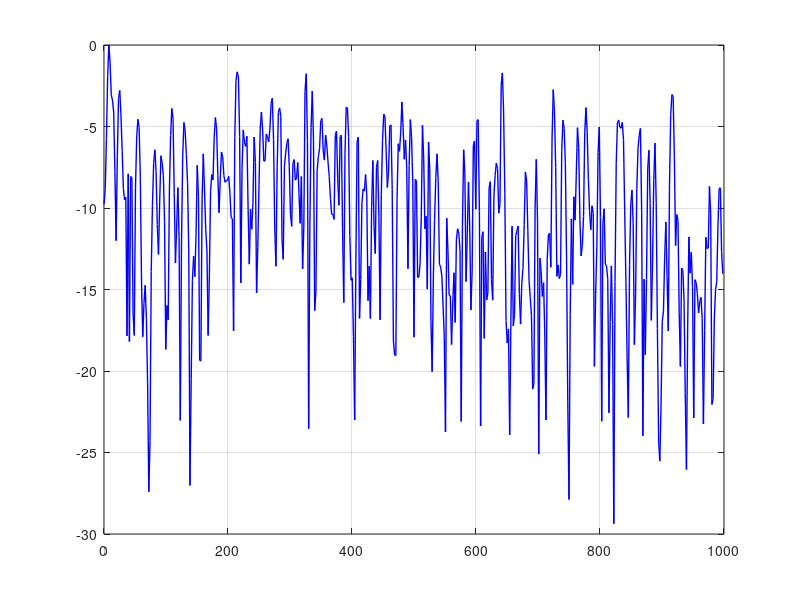

This chart was generated by the following MATLAB code: (Note: this script raises an error after producing the figure.)
% =========================================================================
% Broadband Test: 2nd-Order Delta-Sigma ADC (Filtered Noise Input)
% =========================================================================
clear; clc; close all;

%% 1. Specifications & Broadband Signal Generation
f_out_target = 2000;         % Nyquist output rate (2 ksps)
OSR = 256;                   % Oversampling Ratio
f_s = f_out_target * OSR;    % Modulator clock (512 kHz)

N_fft = 1024;                
N_transient = 128;           
N_dec_total = N_fft + N_transient; 
N_total = N_dec_total * OSR; 

t = (0:N_total-1) / f_s;     

% --- NEW: Set fixed random seed for reproducible noise ---
rng(42, 'twister'); 

% Generate White Gaussian Noise
raw_noise = randn(1, N_total);

% Sharp Low-Pass Filter to limit noise to the 1 kHz baseband
Wn_in = 1000 / (f_s / 2); 
b_in = fir1(200, Wn_in); % 200th-order input filter for a sharp cutoff
signal_in = filter(b_in, 1, raw_noise);

% Scale to 0.5 peak amplitude to prevent quantizer overload
signal_in = 0.5 * (signal_in / max(abs(signal_in)));


%% 2. 2nd-Order Modulator
disp('Simulating 2nd-Order Modulator with Broadband Input...');
v_out = zeros(1, N_total);
int1 = 0; int2 = 0;
for i = 1:N_total
    if i > 1
        feedback = v_out(i-1);
    else
        feedback = 0;
    end
    int1 = int1 + (signal_in(i) - feedback);
    int2 = int2 + (int1 - feedback);
    if int2 >= 0
        v_out(i) = 1.0; 
    else
        v_out(i) = -1.0; 
    end
end

%% 3. Decimation (Applied to Modulator AND Ideal Input)
disp('Running Decimation Filters...');
R_cic = 64; K = 3; R_fir = 4;
cic_impulse = ones(1, R_cic);
fir_coeffs = fir1(100, 0.25); 

% --- Decimate Modulator Output ---
% CIC
filtered_out = filter(cic_impulse, 1, v_out); 
for k = 2:K, filtered_out = filter(cic_impulse, 1, filtered_out); end
v_out_cic = filtered_out(1:R_cic:end) / (R_cic^K);
% FIR
v_out_fir = filter(fir_coeffs, 1, v_out_cic);
v_out_decimated = v_out_fir(1:R_fir:end);

% --- Decimate Ideal Input (The Golden Reference) ---
% We do this to find the EXACT expected signal power, accounting for filter droop
filtered_in = filter(cic_impulse, 1, signal_in); 
for k = 2:K, filtered_in = filter(cic_impulse, 1, filtered_in); end
v_in_cic = filtered_in(1:R_cic:end) / (R_cic^K);
% FIR
v_in_fir = filter(fir_coeffs, 1, v_in_cic);
v_in_decimated = v_in_fir(1:R_fir:end);

disp('Decimation complete.');

%% 4. Steady-State Broadband Power Analysis (IEEE Curve-Fitting Method)
% Slice steady-state buffer
v_out_steady = v_out_decimated(end - N_fft + 1 : end);
v_out_steady = v_out_steady - mean(v_out_steady); 

v_in_steady = v_in_decimated(end - N_fft + 1 : end);
v_in_steady = v_in_steady - mean(v_in_steady); 

% Step 1: Align the signals in time using cross-correlation
[c, lags] = xcorr(v_out_steady, v_in_steady);
[~, max_idx] = max(abs(c));
delay = lags(max_idx);

if delay > 0
    v_out_aligned = v_out_steady(delay+1:end);
    v_in_aligned = v_in_steady(1:end-delay);
elseif delay < 0
    v_out_aligned = v_out_steady(1:end+delay);
    v_in_aligned = v_in_steady(-delay+1:end);
else
    v_out_aligned = v_out_steady;
    v_in_aligned = v_in_steady;
end

% Step 2: Least-Squares Gain Matching
% Find the exact mathematical gain the modulator applied to the signal
optimal_gain = sum(v_out_aligned .* v_in_aligned) / sum(v_in_aligned.^2);

% Step 3: Extract True Noise
% Scale the ideal signal to match the modulator's output perfectly, then subtract
v_in_fitted = optimal_gain * v_in_aligned;
residual_noise = v_out_aligned - v_in_fitted;

% Step 4: Calculate True Power (Variance = AC Power)
P_sig_true = var(v_in_fitted);
P_noise_true = var(residual_noise);

sqnr_dec = 10 * log10(P_sig_true / P_noise_true);
enob_dec = (sqnr_dec - 1.76) / 6.02;

fprintf('\n=== FINAL BROADBAND RESULTS (OSR = %d) ===\n', OSR);
fprintf('STF Modulator Gain: %.4f\n', optimal_gain);
fprintf('Filtered SQNR: %.2f dB\n', sqnr_dec);
fprintf('Filtered ENOB: %.2f bits\n', enob_dec);


%% 5. Plotting Broadband Spectrum
window_dec = blackmanharris(N_fft)';
spectrum_dec = fft(v_out_steady .* window_dec);
power_spectrum_dec = abs(spectrum_dec(1:N_fft/2)).^2;
mag_out_db_dec = 10*log10(power_spectrum_dec / max(power_spectrum_dec));
f_axis_dec = (0:N_fft/2-1) * (f_out_target/N_fft);

figure;
plot(f_axis_dec, mag_out_db_dec, 'b', 'LineWidth', 1);
grid on; hold on;
xline(1000, 'r--', 'LineWidth', 2, 'Label', '1 kHz Cutoff');
axis([0 (f_out_target/2) -180 0]);
title('Steady-State Broadband Output Spectrum');
xlabel('Frequency (Hz)');
ylabel('Normalized Magnitude (dB)');
